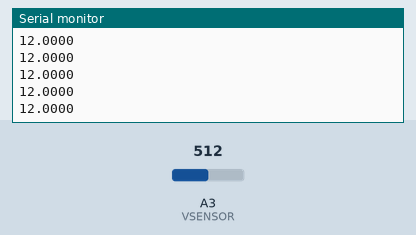
Recording of a sketch running on a simulated Arduino Uno, built with avr-gcc and run on an emulated ATmega328P. Shown: the last lines printed to the serial monitor. The inputs (shaded band) are chosen by the test bench; at power-on: A3 (VSENSOR) = 512.

Above: at 1.2 s.
1.3 s: A3 (VSENSOR) set to 716
At 1.9 s:
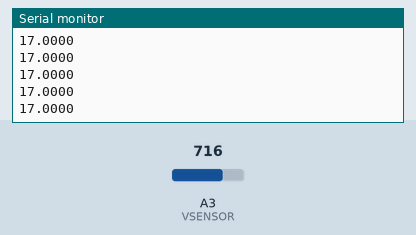
2.8 s: A3 (VSENSOR) set to 900
At 3.3 s:
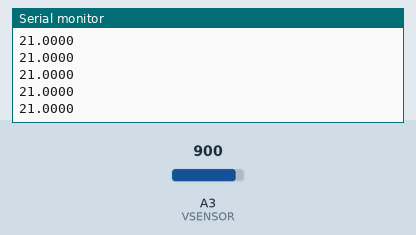
Timing chart, 0 to 5.8 s (numbered marks = the images above; inputs shaded):
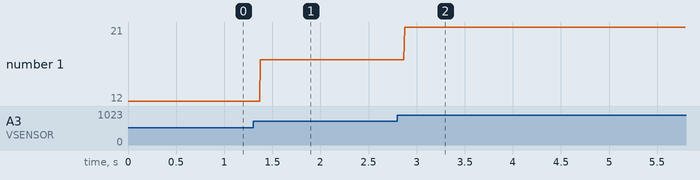

Measured:
- after the input at 1.3 s, the serial monitor: prints a new line after 0.08 s (image 1)
- after the input at 2.8 s, the serial monitor: prints a new line after 0.07 s (image 2)
- plotted number 1: 12 → 17 after the input at 1.3 s, 17 → 21 after the input at 2.8 s

The sketch:

XX_voltage_sensor_01.ino
```cpp
/**
 * https://www.youtube.com/watch?v=OXieoH5IsAI
 * Voltage Sensor
 */

#define VSENSOR A3

const float vinMin = 0.;
const float vinMax = 1023.;
const float voutMin = 0.;
const float voutMax = 25.;

void setup() {
  // put your setup code here, to run once:
  pinMode(VSENSOR, INPUT);
  Serial.begin(9600);
}

void loop() {
  // put your main code here, to run repeatedly:
  float vin = analogRead(VSENSOR);
  float vout = map(vin, vinMin, vinMax, voutMin, voutMax);
  Serial.println(vout,4);
}
```
